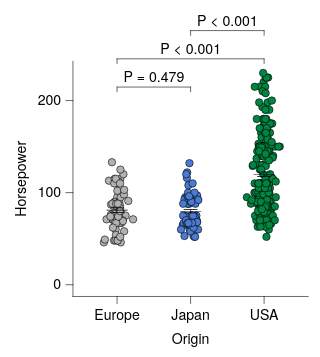

Source (Vega-Lite JSON):
### Vega-Lite specification from a JSON file in a GitHub repository (floating-point values rounded to 4 significant figures; data arrays with more than 128 entries replaced by an {"elided": "..."} marker saying what was removed)
{"background": null, "config": {"arc": {"fill": "#DBDBDB", "fillOpacity": 1.0, "innerRadius": 25.0, "padAngle": 0.03, "stroke": "black", "strokeOpacity": 1, "strokeWidth": 0.25}, "area": {"fill": "#DBDBDB", "fillOpacity": 1.0, "stroke": "black", "strokeOpacity": 1, "strokeWidth": 0.25}, "axis": {"domain": true, "domainCap": "round", "domainColor": "black", "domainWidth": 0.25, "grid": false, "gridCap": "round", "gridColor": "#F1F1F1", "gridDash": [0, 0], "gridOpacity": 1.0, "gridWidth": 0.25, "labelColor": "black", "labelFont": "Helvetica Neue, HelveticaNeue, Helvetica, Arial, sans-serif", "labelFontSize": 6, "labelFontStyle": "normal", "labelFontWeight": 400, "offset": 0, "ticks": true, "tickCap": "round", "tickColor": "black", "tickRound": false, "tickSize": 3, "tickWidth": 0.25, "titleColor": "black", "titleFont": "Helvetica Neue, HelveticaNeue, Helvetica, Arial, sans-serif", "titleFontSize": 6, "titleFontStyle": "normal", "titleFontWeight": 400}, "axisX": {"domain": true, "labelAlign": "center", "labelAngle": 0, "labels": true, "ticks": true, "translate": 0}, "axisY": {"domain": true, "labelAlign": "right", "labelAngle": 0, "labels": true, "ticks": true, "translate": 0}, "axisRight": {"domain": true, "labelAlign": "left", "labelAngle": 0, "labels": true, "ticks": true, "translate": 0}, "axisTop": {"domain": true, "labelAlign": "center", "labelAngle": 0, "labels": true, "ticks": true, "translate": 0}, "axisBand": {"tickOffset": 0}, "bar": {"fill": "#DBDBDB", "fillOpacity": 1.0, "stroke": "black", "strokeOpacity": 1, "strokeWidth": 0.25}, "boxplot": {"size": 9.0, "ticks": {"cornerRadius": 0.25, "fill": "black", "opacity": 1, "size": 4.5, "thickness": 0.25}, "box": {"fillOpacity": 1.0, "stroke": "black", "strokeOpacity": 1, "strokeWidth": 0.25}, "median": {"cornerRadius": 0, "fill": "black", "fillOpacity": 1.0, "opacity": 1, "size": 9.0, "thickness": 0.25}, "rule": {"fill": "black", "fillOpacity": 1.0, "size": 10.0, "stroke": "black", "strokeDash": [0, 0], "strokeOpacity": 1, "strokeWidth": 0.25}, "outliers": {"color": "black", "fill": "black", "fillOpacity": 1.0, "size": 0, "stroke": "black", "strokeOpacity": 1, "strokeWidth": 0.25}}, "circle": {"fill": "black", "fillOpacity": 1.0, "size": 1.25, "stroke": null, "strokeOpacity": 1, "strokeWidth": 0.25}, "errorband": {"band": {"fillOpacity": 0.6, "stroke": null, "strokeWidth": 0.25, "strokeOpacity": 1}, "borders": {"opacity": 0, "strokeOpacity": 1, "strokeWidth": 0.25}}, "errorbar": {"opacity": 1, "rule": {"strokeDash": [0, 0], "strokeWidth": 0.25}, "ticks": {"color": "black", "cornerRadius": 0.125, "opacity": 1, "size": 6.0, "thickness": 0.25}, "thickness": 0.25}, "font": "Helvetica Neue, HelveticaNeue, Helvetica, Arial, sans-serif", "geoshape": {"fill": "#DBDBDB", "fillOpacity": 1.0, "stroke": "black", "strokeOpacity": 1, "strokeWidth": 0.25}, "header": {"labelColor": "black", "labelFont": "Helvetica Neue, HelveticaNeue, Helvetica, Arial, sans-serif", "labelFontSize": 6, "labelFontStyle": "normal", "labelFontWeight": 400, "titleColor": "black", "titleFont": "Helvetica Neue, HelveticaNeue, Helvetica, Arial, sans-serif", "titleFontSize": 6, "titleFontStyle": "normal", "titleFontWeight": 400, "titlePadding": 0}, "legend": {"disable": false, "offset": 4.5, "titlePadding": 4, "labelOffset": 2, "gradientLabelOffset": 2, "columnPadding": 4, "rowPadding": 2, "gradientLength": 50.0, "gradientThickness": 5.0, "gradientOpacity": 1.0, "gradientStrokeColor": "black", "gradientStrokeWidth": 0.25, "labelColor": "black", "labelFont": "Helvetica Neue, HelveticaNeue, Helvetica, Arial, sans-serif", "labelFontSize": 6, "labelFontStyle": "normal", "labelFontWeight": 400, "strokeColor": "black", "strokeWidth": 0, "symbolSize": 36, "symbolStrokeColor": "black", "symbolStrokeWidth": 0.25, "titleColor": "black", "titleFont": "Helvetica Neue, HelveticaNeue, Helvetica, Arial, sans-serif", "titleFontSize": 6, "titleFontStyle": "normal", "titleFontWeight": 400}, "line": {"color": "black", "stroke": "black", "strokeCap": "butt", "strokeDash": [0, 0], "strokeOpacity": 1, "strokeWidth": 0.5}, "point": {"filled": true, "fill": "#DBDBDB", "fillOpacity": 1.0, "size": 5.0, "stroke": "black", "strokeOpacity": 1, "strokeWidth": 0.25}, "range": {"category": ["#B2B2B2", "#4A7CD3", "#008542", "#664CAF", "#509F98", "#636363", "#284F93", "#005226", "#382864", "#285753"], "diverging": {"scheme": ["#443E60", "#5F597E", "#7C759B", "#9994B6", "#B7B4CC", "#D6D5DC", "#F6F6F6", "#D1DAD9", "#A4C2BF", "#7AA9A4", "#578E89", "#37736E", "#1B5954"]}, "heatmap": {"scheme": ["#440154", "#472270", "#433E82", "#38598C", "#2C728E", "#238A8D", "#24A086", "#39B578", "#5DC862", "#96D646", "#CAE02D", "#FDE724"]}, "ordinal": {"scheme": ["#F1F1F1", "#DBDBDB", "#C6C6C6", "#B2B2B2", "#9D9D9D", "#898989", "#767676", "#636363", "#515151", "#404040", "#2F2F2F", "#1F1F1F"]}, "ramp": {"scheme": ["#440154", "#472270", "#433E82", "#38598C", "#2C728E", "#238A8D", "#24A086", "#39B578", "#5DC862", "#96D646", "#CAE02D", "#FDE724"]}}, "rule": {"color": "black", "stroke": "black", "strokeCap": "round", "strokeDash": [2, 2], "strokeOpacity": 1, "strokeWidth": 0.25}, "scale": {"barBandPaddingInner": 0.1, "rectBandPaddingInner": 0, "tickBandPaddingInner": 0.1, "bandPaddingOuter": 0.1, "bandWithNestedOffsetPaddingInner": 0.2, "bandWithNestedOffsetPaddingOuter": 0.2, "offsetBandPaddingInner": 0, "offsetBandPaddingOuter": 0, "continuousPadding": 5.0, "round": false}, "rect": {"fill": "#DBDBDB", "fillOpacity": 1.0, "stroke": "black", "strokeOpacity": 1, "strokeWidth": 0.25}, "square": {"fill": "#DBDBDB", "fillOpacity": 1.0, "size": 10.0, "stroke": "black", "strokeOpacity": 1, "strokeWidth": 0.25}, "text": {"color": "black", "font": "Helvetica Neue, HelveticaNeue, Helvetica, Arial, sans-serif", "fontSize": 6, "fontStyle": "normal", "fontWeight": 400}, "tick": {"color": "black", "cornerRadius": 0.125, "opacity": 1.0, "size": 9.0, "thickness": 0.25}, "title": {"anchor": "middle", "frame": "group", "color": "black", "font": "Helvetica Neue, HelveticaNeue, Helvetica, Arial, sans-serif", "fontSize": 6, "fontStyle": "normal", "fontWeight": 400, "subtitleColor": "black", "subtitleFont": "Helvetica Neue, HelveticaNeue, Helvetica, Arial, sans-serif", "subtitleFontSize": 6, "subtitleFontStyle": "normal", "subtitleFontWeight": 400}, "trail": {"color": "black", "opacity": 1, "size": 0.5}, "view": {"continuousWidth": 100, "continuousHeight": 100, "discreteWidth": 100, "discreteHeight": 100, "fill": null, "stroke": null, "strokeWidth": 0.25}}, "layer": [{"data": {"name": "data-53eecb024a78fdc2be808dcfdc3af7a2"}, "mark": {"type": "circle", "opacity": 1.0, "size": 10.0, "stroke": "black", "strokeOpacity": 1, "strokeWidth": 0.25}, "encoding": {"color": {"field": "Origin", "legend": null, "scale": {"domain": ["Europe", "Japan", "USA"]}, "sort": ["Europe", "Japan", "USA"], "title": null, "type": "nominal"}, "x": {"axis": {}, "field": "Origin", "scale": {"domain": ["Europe", "Japan", "USA"]}, "sort": ["Europe", "Japan", "USA"], "title": "Origin", "type": "nominal"}, "xOffset": {"field": "jitter_x", "scale": {"domain": [-7.33, 7.33], "range": [5.17, 19.83]}, "type": "quantitative"}, "y": {"field": "Horsepower", "title": "Horsepower", "type": "quantitative", "scale": {"nice": false}}}}, {"data": {"name": "data-6c4882663eaca411296217af4f5e04f9"}, "mark": {"type": "errorbar"}, "encoding": {"x": {"axis": {}, "field": "Origin", "scale": {"domain": ["Europe", "Japan", "USA"]}, "sort": ["Europe", "Japan", "USA"], "title": "Origin", "type": "nominal"}, "y": {"field": "__mean", "title": "Horsepower", "type": "quantitative", "scale": {"nice": false}}, "yError": {"field": "__error"}}}, {"data": {"name": "data-6c4882663eaca411296217af4f5e04f9"}, "mark": {"type": "tick"}, "encoding": {"x": {"axis": {}, "field": "Origin", "scale": {"domain": ["Europe", "Japan", "USA"]}, "sort": ["Europe", "Japan", "USA"], "title": "Origin", "type": "nominal"}, "y": {"field": "__mean", "title": "Horsepower", "type": "quantitative", "scale": {"nice": false}}}}, {"layer": [{"layer": [{"data": {"values": [{"x": "USA", "x2": "Europe", "y": 230.0, "__dysonsphere__": 1}]}, "mark": {"type": "rule", "strokeCap": "round", "strokeDash": [0, 0], "strokeWidth": 0.25, "yOffset": -6.0}, "encoding": {"x": {"value": 81.25}, "x2": {"value": 18.75}, "y": {"field": "y", "type": "quantitative", "scale": {"nice": false}}}}, {"data": {"values": [{"x": "USA", "y": 230.0, "y2": 230.0, "__dysonsphere__": 1}]}, "mark": {"type": "rule", "strokeCap": "round", "strokeDash": [0, 0], "strokeWidth": 0.25, "y2Offset": -4.0, "yOffset": -6.0}, "encoding": {"x": {"value": 81.25}, "y": {"field": "y", "type": "quantitative", "scale": {"nice": false}}, "y2": {"field": "y2"}}}, {"data": {"values": [{"x": "Europe", "y": 230.0, "y2": 230.0, "__dysonsphere__": 1}]}, "mark": {"type": "rule", "strokeCap": "round", "strokeDash": [0, 0], "strokeWidth": 0.25, "y2Offset": -4.0, "yOffset": -6.0}, "encoding": {"x": {"value": 18.75}, "y": {"field": "y", "type": "quantitative", "scale": {"nice": false}}, "y2": {"field": "y2"}}}, {"data": {"values": [{"y": 230.0, "label": "P < 0.001", "__dysonsphere__": 1}]}, "mark": {"type": "text", "align": "center", "dy": -10.0, "fontSize": 6}, "encoding": {"text": {"field": "label", "type": "nominal"}, "x": {"value": 50.0}, "y": {"field": "y", "type": "quantitative", "scale": {"nice": false}}}}]}, {"layer": [{"data": {"values": [{"x": "Europe", "x2": "Japan", "y": 230.0, "__dysonsphere__": 1}]}, "mark": {"type": "rule", "strokeCap": "round", "strokeDash": [0, 0], "strokeWidth": 0.25, "yOffset": 6.0}, "encoding": {"x": {"value": 18.75}, "x2": {"value": 50.0}, "y": {"field": "y", "type": "quantitative", "scale": {"nice": false}}}}, {"data": {"values": [{"x": "Europe", "y": 230.0, "y2": 230.0, "__dysonsphere__": 1}]}, "mark": {"type": "rule", "strokeCap": "round", "strokeDash": [0, 0], "strokeWidth": 0.25, "y2Offset": 8.0, "yOffset": 6.0}, "encoding": {"x": {"value": 18.75}, "y": {"field": "y", "type": "quantitative", "scale": {"nice": false}}, "y2": {"field": "y2"}}}, {"data": {"values": [{"x": "Japan", "y": 230.0, "y2": 230.0, "__dysonsphere__": 1}]}, "mark": {"type": "rule", "strokeCap": "round", "strokeDash": [0, 0], "strokeWidth": 0.25, "y2Offset": 8.0, "yOffset": 6.0}, "encoding": {"x": {"value": 50.0}, "y": {"field": "y", "type": "quantitative", "scale": {"nice": false}}, "y2": {"field": "y2"}}}, {"data": {"values": [{"y": 230.0, "label": "P = 0.479", "__dysonsphere__": 1}]}, "mark": {"type": "text", "align": "center", "dy": 2.0, "fontSize": 6}, "encoding": {"text": {"field": "label", "type": "nominal"}, "x": {"value": 34.38}, "y": {"field": "y", "type": "quantitative", "scale": {"nice": false}}}}]}, {"layer": [{"data": {"values": [{"x": "USA", "x2": "Japan", "y": 230.0, "__dysonsphere__": 1}]}, "mark": {"type": "rule", "strokeCap": "round", "strokeDash": [0, 0], "strokeWidth": 0.25, "yOffset": -18.0}, "encoding": {"x": {"value": 81.25}, "x2": {"value": 50.0}, "y": {"field": "y", "type": "quantitative", "scale": {"nice": false}}}}, {"data": {"values": [{"x": "USA", "y": 230.0, "y2": 230.0, "__dysonsphere__": 1}]}, "mark": {"type": "rule", "strokeCap": "round", "strokeDash": [0, 0], "strokeWidth": 0.25, "y2Offset": -16.0, "yOffset": -18.0}, "encoding": {"x": {"value": 81.25}, "y": {"field": "y", "type": "quantitative", "scale": {"nice": false}}, "y2": {"field": "y2"}}}, {"data": {"values": [{"x": "Japan", "y": 230.0, "y2": 230.0, "__dysonsphere__": 1}]}, "mark": {"type": "rule", "strokeCap": "round", "strokeDash": [0, 0], "strokeWidth": 0.25, "y2Offset": -16.0, "yOffset": -18.0}, "encoding": {"x": {"value": 50.0}, "y": {"field": "y", "type": "quantitative", "scale": {"nice": false}}, "y2": {"field": "y2"}}}, {"data": {"values": [{"y": 230.0, "label": "P < 0.001", "__dysonsphere__": 1}]}, "mark": {"type": "text", "align": "center", "dy": -22.0, "fontSize": 6}, "encoding": {"text": {"field": "label", "type": "nominal"}, "x": {"value": 65.62}, "y": {"field": "y", "type": "quantitative", "scale": {"nice": false}}}}]}], "name": "__dysonsphere_e2f1a2a752fc2087_29"}], "$schema": "https://vega.github.io/schema/vega-lite/v6.4.1.json", "datasets": {"data-53eecb024a78fdc2be808dcfdc3af7a2": {"elided": "400 records"}, "data-6c4882663eaca411296217af4f5e04f9": [{"Origin": "USA", "__mean": 119.9, "__error": 2.529, "__dysonsphere__": 1}, {"Origin": "Europe", "__mean": 81.0, "__error": 2.47, "__dysonsphere__": 1}, {"Origin": "Japan", "__mean": 79.84, "__error": 2.005, "__dysonsphere__": 1}]}}
